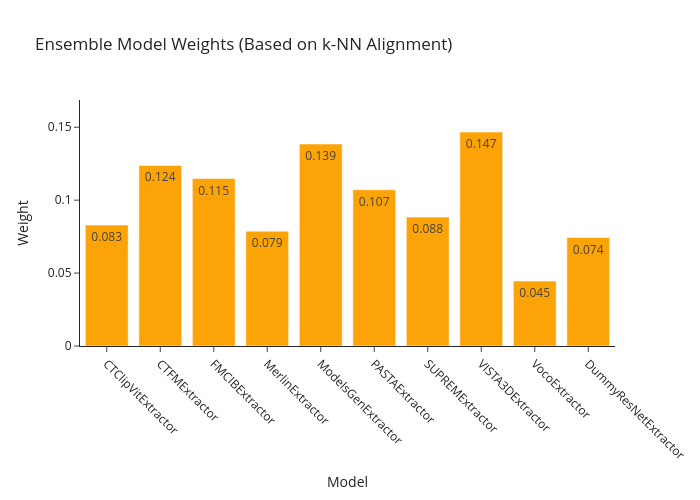

Notebook cell for this chart:
### Markdown cell above
## Ensemble Model Weights

Visualize the alignment-based weights assigned to each model.

### Code cell
# Display ensemble weights from the first evaluation
train_idx, train_labels_s, val_idx, val_labels_s, test_idx, test_labels_s = split_shuffle_data(
    np.arange(len(all_labels_ensemble)), all_labels_ensemble,
    train_ratio=0.5, val_ratio=0.2, random_seed=50, stratify=True
)

train_features_dict = {m: ensemble_features_dict[m][train_idx] for m in model_list}
val_features_dict = {m: ensemble_features_dict[m][val_idx] for m in model_list}

final_ensemble, _ = build_knn_ensemble_classifier(
    train_features_dict, train_labels_s,
    val_features_dict, val_labels_s,
    overlap_matrix.copy(), model_list, k=10
)

weights = final_ensemble['weights']
models_for_plot = list(weights.keys())
weight_values = list(weights.values())

fig = go.Figure()
fig.add_trace(go.Bar(
    x=models_for_plot,
    y=weight_values,
    marker_color='#FCA308',
    text=[f'{w:.3f}' for w in weight_values],
    textposition='auto',
))

fig.update_layout(
    title='Ensemble Model Weights (Based on k-NN Alignment)',
    xaxis_title='Model',
    yaxis_title='Weight',
    height=500,
    width=700,
    template='simple_white',
    xaxis_tickangle=45
)
fig.update_yaxes(range=[0, max(weight_values) * 1.15])

fig.show()

print("Weight Statistics:")
print(f"  Max weight: {max(weight_values):.4f}")
print(f"  Min weight: {min(weight_values):.4f}")
print(f"  All weights sum to: {sum(weight_values):.4f}")

### Figure 1 — Plotly figure (JSON) as saved in the notebook; plotly's stock layout.template omitted (floating-point values rounded to 4 significant figures)
{"data": [{"marker": {"color": "#FCA308"}, "text": ["0.083", "0.124", "0.115", "0.079", "0.139", "0.107", "0.088", "0.147", "0.045", "0.074"], "textposition": "auto", "type": "bar", "x": ["CTClipVitExtractor", "CTFMExtractor", "FMCIBExtractor", "MerlinExtractor", "ModelsGenExtractor", "PASTAExtractor", "SUPREMExtractor", "VISTA3DExtractor", "VocoExtractor", "DummyResNetExtractor"], "y": [0.08295, 0.1238, 0.1148, 0.07875, 0.1385, 0.1072, 0.08838, 0.1467, 0.04457, 0.07435]}], "layout": {"height": 500, "title": {"text": "Ensemble Model Weights (Based on k-NN Alignment)"}, "width": 700, "xaxis": {"tickangle": 45, "title": {"text": "Model"}}, "yaxis": {"range": [0, 0.1687], "title": {"text": "Weight"}}}}
